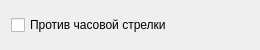
<?xml version="1.0" encoding="UTF-8"?>
<ui version="4.0">
 <class>Rotate90FilterWidget</class>
 <widget class="QWidget" name="Rotate90FilterWidget">
  <property name="geometry">
   <rect>
    <x>0</x>
    <y>0</y>
    <width>260</width>
    <height>50</height>
   </rect>
  </property>
  <property name="minimumSize">
   <size>
    <width>0</width>
    <height>50</height>
   </size>
  </property>
  <layout class="QHBoxLayout" name="horizontalLayout">
   <property name="spacing">
    <number>5</number>
   </property>
   <item>
    <widget class="QCheckBox" name="counterClockwiseCheckBox">
     <property name="text">
      <string>Против часовой стрелки</string>
     </property>
     <property name="checked">
      <bool>false</bool>
     </property>
    </widget>
   </item>
   <item>
    <spacer name="horizontalSpacer">
     <property name="orientation">
      <enum>Qt::Horizontal</enum>
     </property>
     <property name="sizeHint" stdset="0">
      <size>
       <width>40</width>
       <height>20</height>
      </size>
     </property>
    </spacer>
   </item>
  </layout>
 </widget>
 <resources/>
 <connections/>
</ui>
